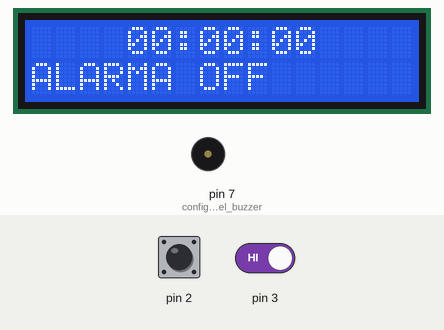
Recording of a sketch running on a simulated Arduino Uno, built with avr-gcc and run on an emulated ATmega328P. Parts: 16×2 character LCD, buzzer (waves = sounding, pin HIGH). The inputs (shaded band) are chosen by the test bench; at power-on: pin 2 HIGH, pin 3 HIGH. EEPROM starts erased; what the sketch prints to the serial monitor is not drawn.

Above: at 1.6 s.
1.7 s: pin 2 driven LOW
At 2.3 s:
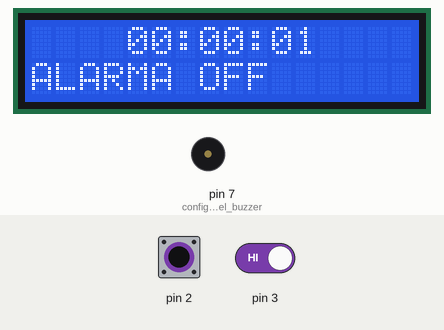
3.5 s: pin 3 driven LOW
At 4.8 s:
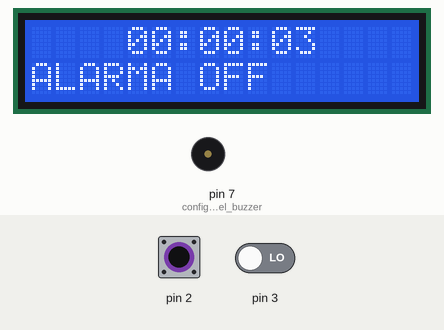
5.5 s: pin 2 pulsed HIGH 2 times (0.12 s each, 0.3 s apart)
Timing chart, 0 to 8.5 s (numbered marks = the images above; inputs shaded):
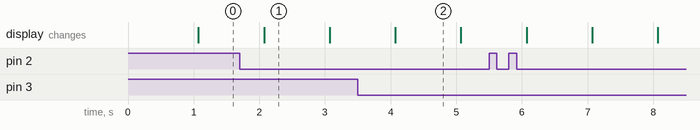

Measured:
- what the display in image 1 shows lasts 1.0 s, from 2.1 s to 3.1 s

The sketch:

EdisonPicuasi-Deber7.ino
```cpp
/*
DEBER 7

Realice un sistema reloj con alarma almacenada en la EEPROM.

*/

#include <LiquidCrystal.h>
#include <EEPROM.h>
#include <TimerOne.h>
#include <MsTimer2.h>


LiquidCrystal lcd(13,12,11,10,9,8); //declara y asigna los pines del lcd

int segundo, minuto, hora;  //variables minuto hora y segundo para el reloj
int aminuto,ahora;  //variable minuto y hora para la alarma
int opcion,estado;  //variable de monitoreo
String CX;  //variable de validacion contrasena
String pass="ok"; //variable contrasena
String msg; //variable para el mensaje
void setup() {
Serial.begin(9600); //inicializa CX Serial
lcd.begin(16,2);  //inicializa lcd
segundo=EEPROM.read(0); //almacena el dato de la memoria EEPROM en la variable
minuto=EEPROM.read(1);  //almacena el dato de la memoria EEPROM en la variable
hora=EEPROM.read(2);  //almacena el dato de la memoria EEPROM en la variable
aminuto=EEPROM.read(3); //almacena el dato de la memoria EEPROM en la variable
ahora=EEPROM.read(4); //almacena el dato de la memoria EEPROM en la variable
pinMode(7,OUTPUT);  //configura pin del buzzer
Serial.print("Minuto: "); //imprime el mensaje por CX
Serial.println(EEPROM.read(3));   //lee el dato almacenado en EEPROM
Serial.print("Hora: "); //imprime por CX el mensaje
Serial.println(EEPROM.read(4)); //lee el dato almacenado en EEPROM

/*
 * proceso para borrar datos en la memoria EEPROM
for(int i=0;i<7;i++){
  EEPROM.write(i,0);
 }

*/
MsTimer2::set(1000,reloj);  //configura y establece el tiempo
MsTimer2::start();  //inicia el timer
attachInterrupt(0,curser,FALLING);  //configuracion interrupcion
attachInterrupt(1,modificar,FALLING); //configuracion interrupcion
}

void loop() {
if(Serial.available()>0){
    CX=Serial.readString(); //alamcena el dato
  Serial.println(CX); //imprime el dato ingresado
  if(CX.equals(pass)){  //comprueba si el dato es igual a la contrasena
  opcion++; //incrementa variable
    }
  }

  switch(opcion){ //comprueba el variable
    case 0:
    msg="ALARMA OFF"; //almacena dato
    break;
    case 1:
    msg="ALARMA ON";  //almacana el dato
    break;
    default:
    opcion=0; //inicializa variable
    }

if(opcion==1){

  if(EEPROM.read(1)==EEPROM.read(3)&&EEPROM.read(2)==EEPROM.read(4)){ //verifica si las variables de la alarma y reloj es igual

    digitalWrite(7,HIGH);//Buzzer
    }
  }else{

    digitalWrite(7,LOW);//Buzzer

    }


}

void reloj (){

if(segundo<59){ //comprueba si el valor de segundo es menor a 59
  segundo++;  //incrementa variable
  }else{
    segundo=0;  //reinicia variable
    if(minuto<59){  //comprueba si el valor de minuto es menor a 59
      minuto++; //incrementa variable
      EEPROM.update(1,minuto);  //almacena el dato en la memoria EEPROM
      }else{
        EEPROM.update(1,minuto);  //almacena el dato en la memoria EEPROM
        minuto=0; //reinicia variable
        if(hora<24){  //comprueba si el valor de hora es menor a 24
          hora++; //incrementa variable
          EEPROM.update(2,hora);  //almacena el dato en la memoria EEPROM
          }else{
            EEPROM.update(2,hora);  //almacena el dato en la memoria EEPROM
            hora=0; //reinicia variable
            }
        }
    }

     if(segundo<10){ //comprueba el valor
    lcd.clear();  //limpia el lcd
    lcd.setCursor(9,0); //posiciona el cursor
    lcd.print(':'); //Imprime mensaje
    lcd.setCursor(10,0);  //posiciona el cursor
    lcd.print('0'); //Imprime mensaje
    lcd.setCursor(11,0);  //posiciona el cursor
    lcd.print(segundo); //Imprime mensaje
    lcd.setCursor(0,1); //posiciona el cursor
    lcd.print(msg); //Imprime mensaje
    }else{
      lcd.clear();  //limpia el lcd
      lcd.setCursor(9,0); //posiciona el cursor
      lcd.print(':'); //Imprime mensaje
      lcd.setCursor(10,0);  //posiciona el cursor
      lcd.print(segundo); //Imprime mensaje
      lcd.setCursor(0,1); //posiciona el cursor
      lcd.print(msg); //Imprime mensaje

      }
   if(minuto<10){ //comprueba el valor
    lcd.setCursor(6,0); //posiciona el cursor
    lcd.print(':'); //Imprime mensaje
    lcd.setCursor(7,0); //posiciona el cursor
    lcd.print('0'); //Imprime mensaje
    lcd.setCursor(8,0); //posiciona el cursor
    lcd.print(minuto);  //Imprime mensaje
    lcd.setCursor(0,1); //posiciona el cursor
    lcd.print(msg); //Imprime mensaje
    }else{
      lcd.setCursor(6,0); //posiciona el cursor
      lcd.print(':'); //Imprime mensaje
      lcd.setCursor(7,0); //posiciona el cursor
      lcd.print(minuto);  //Imprime mensaje
      lcd.setCursor(0,1); //posiciona el cursor
      lcd.print(msg); //Imprime mensaje
      }
    if(hora<10){  //comprueba el valor
    lcd.setCursor(4,0); //posiciona el cursor
    lcd.print('0'); //Imprime mensaje
    lcd.setCursor(5,0); //posiciona el cursor
    lcd.print(hora);  //Imprime mensaje
    lcd.setCursor(0,1); //posiciona el cursor
    lcd.print(msg); //Imprime mensaje
    }else{
      lcd.setCursor(4,0); //posiciona el cursor
      lcd.print(hora);  //Imprime mensaje
      lcd.setCursor(0,1); //posiciona el cursor
      lcd.print(msg); //Imprime mensaje
      }
}

void curser(){
  estado++; //incrementa variable
switch(estado){
  case 1:
  Serial.println("Alarma minuto");  //imprime el mensaje por CX Serial
  break;

  case 2:
  Serial.println("Alarma hora");  //Imprime el mensaje por CX serial
  break;
  default:
  estado=0; //reinicia la variable
  }
  }

void modificar(){
if(estado==1){  //verifica el estado actual
  if(aminuto<59){ //verifica si la variable es menor a 59
    aminuto++;  //incrementa la variable
      Serial.println(aminuto);  //Imprime por CX serial
      EEPROM.update(3,aminuto); //almacena el dato en la EEPROM
    }else{
      aminuto=0;  //reinicia variable
      Serial.println(aminuto);  //Imprime por CX serial
      EEPROM.update(3,aminuto); //almacena el dato en la EEPROM
      }
  }

if(estado==2){  //verifica el estado actual

 if(ahora<24){  //verifica si la variable es menor a 24

    ahora++;  //incrementa la variable
      Serial.println(ahora);  //Imprime por CX serial
      EEPROM.update(4,ahora); //almacena el dato en la EEPROM
    }else{
      ahora=0;
      Serial.println(ahora);  //Imprime por CX serial
      EEPROM.update(4,ahora); //almacena el dato en la EEPROM
      }
  }
}
```
